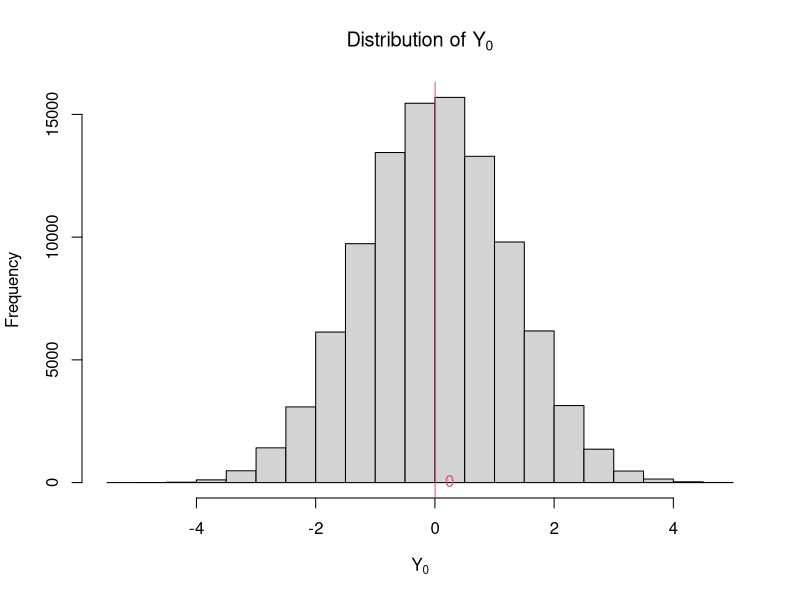
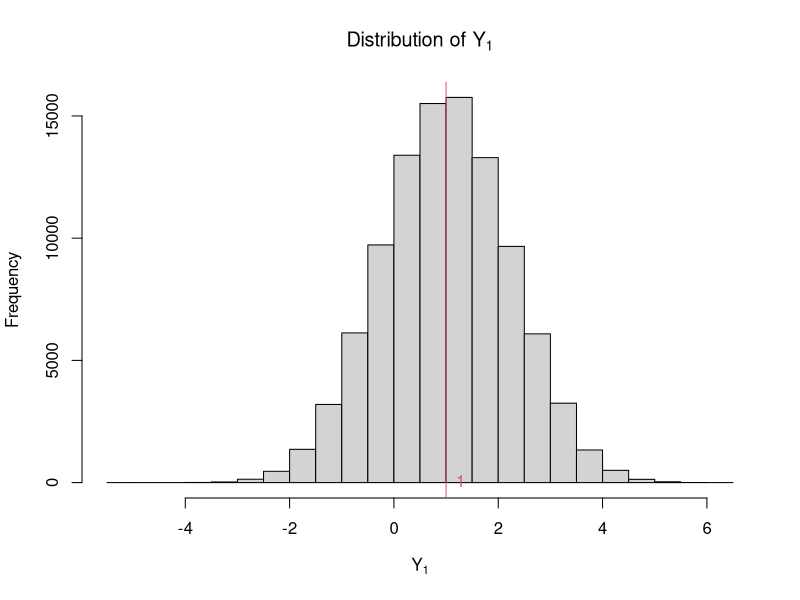
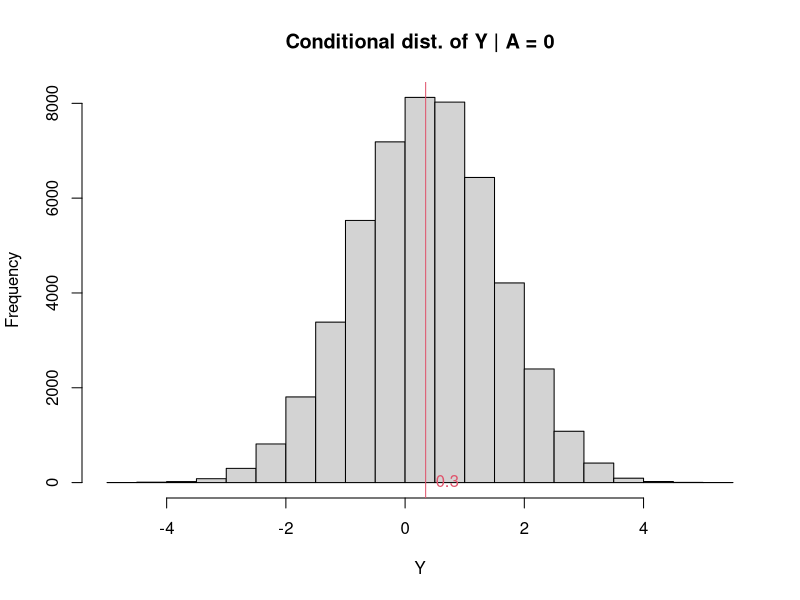
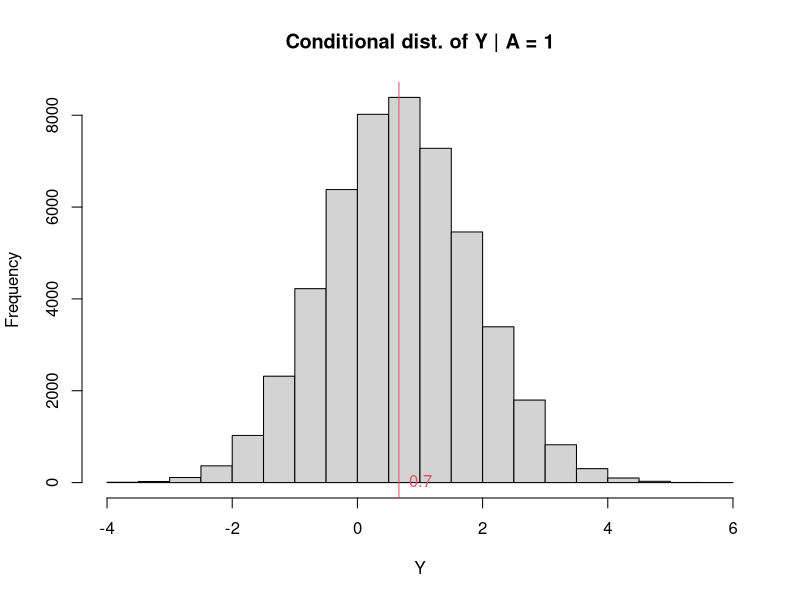

Reproduce these figures in R, in order.
## ---- chunk 1
# structural equation for W_1
# takes as input a vector U_W1 and returns a vector evaluating
# f_{W,1}(U_W1)
f_W1 <- function(U_W1){
    return(U_W1)
}

# structural equation for W_2
# takes as input a vector U_W2 and returns a vector evaluating
# f_{W,2}(U_W2)
f_W2 <- function(U_W2){
    return(U_W2)
}

# structural equation for A
f_A <- function(W_1, W_2, U_A){
    return(as.numeric(plogis(W_1 - W_2 + U_A) > 0.5))
}

# structural equation for Y
f_Y <- function(W_1, W_2, A, U_Y){
    return(-W_1 + W_2 + A - U_Y)
}
## ---- chunk 2
# function to draw n observations from an scm
# n = the number of observations to draw
# returns a data.frame with named columns
simObsSCM <- function(n){
    ## first we draw the errors
    # draw U_{W,1}
    U_W1 <- rbinom(n,1,0.5)
    # draw U_{W,2}
    U_W2 <- rbinom(n,1,0.5)
    # draw U_A
    U_A <- rnorm(n,0,1)
    # draw U_Y
    U_Y <- rnorm(n,0,1)

    ## now we can evaluate the observations sequentially
    # evaluate W_1
    W_1 <- f_W1(U_W1)
    #evaluate W_2
    W_2 <- f_W2(U_W2)
    # evaluate A
    A <- f_A(W_1 = W_1, W_2 = W_2, U_A = U_A)
    # evaluate Y
    Y <- f_Y(W_1 = W_1, W_2 = W_2, A = A, U_Y = U_Y)

    ## return a data.frame object
    out <- data.frame(W_1 = W_1, W_2 = W_2, A = A, Y = Y)
    return(out)
}

# try it out 
test <- simObsSCM(n = 100)
head(test)
## ---- chunk 3
# function that draws n observations from an SCM that is 
# intervened on to set A = setA
# n = number of observations
# setA = the value to set A equal to (0 or 1)
# returns a data.frame of coutnerfactual observations
simIntSCM <- function(n, setA = 1){
    ## first we draw the errors
    # draw U_{W,1}
    U_W1 <- rbinom(n,1,0.5)
    # draw U_{W,2}
    U_W2 <- rbinom(n,1,0.5)
    # draw U_A
    U_A <- rnorm(n,0,1)
    # draw U_Y
    U_Y <- rnorm(n,0,1)

    ## now we can evaluate the observations sequentially
    # evaluate W_1
    W_1 <- f_W1(U_W1)
    #evaluate W_2
    W_2 <- f_W2(U_W2)
    # we are now setting A = 1 for everyone
    A <- rep(setA, n)
    # evaluate Y with the set values of A
    Y <- f_Y(W_1 = W_1, W_2 = W_2, A = A, U_Y = U_Y)

    ## return a data.frame object
    out <- data.frame(W_1 = W_1, W_2 = W_2, A = A, Y = Y) 
    # lets rename the Y column to reflect the intervention
    colnames(out)[4] <- paste0("Y_",setA)
    return(out)
}

# try it out
test1 <- simIntSCM(n = 100, setA = 1)
head(test1)

# and with setA = 0
test0 <- simIntSCM(n = 100, setA = 0)
head(test0)
## ---- chunk 4
# simulate a big data set from he SCM on which we intervened to set A = 0
bigInt0 <- simIntSCM(n = 1e5, setA = 0)

# plot the distribution of Y_0
hist(bigInt0$Y_0,
    main = expression("Distribution of "*Y[0]),
    xlab = expression(Y[0]))

# approximate the (counterfactual) mean of Y_0
cfMeanY0 <- mean(bigInt0$Y_0)
# add it to the graph 
abline(v = cfMeanY0, col=2)
text(x = cfMeanY0, y = par()$xpd[1], col=2, 
    round(cfMeanY0,1),pos=4)

# simulate a big data set from the SCM on which we intervened to set A = 1
bigInt1 <- simIntSCM(n = 1e5, setA = 1)

# plot the distribution of Y_1
hist(bigInt1$Y_1,
    main = expression("Distribution of "*Y[1]),
    xlab = expression(Y[1]))

# approximate the (counterfactual) mean of Y_1
cfMeanY1 <- mean(bigInt1$Y_1)
# add it to the graph 
abline(v = cfMeanY1, col=2)
text(x = cfMeanY1, y = par()$xpd[1], col=2, 
    round(cfMeanY1,1),pos=4)
## ---- chunk 5
cfMeanY1 - cfMeanY0
## ---- chunk 6
# simulate large data set
bigObs <- simObsSCM(n = 1e5)
# plot a histogram of the conditional distribution of Y given A = 0 
hist(bigObs$Y[bigObs$A == 0], 
    main = "Conditional dist. of Y | A = 0",
    xlab = "Y")
# approximate the conditional mean of Y | A = 0 
condMeanY0 <- mean(bigObs$Y[bigObs$A == 0])
# add it to the graph
abline(v = condMeanY0, col=2)
text(x = condMeanY0, y = par()$xpd[1], col=2, 
    round(condMeanY0,1),pos=4)

# plot a histogram of the conditional distribution of Y given A = 1
hist(bigObs$Y[bigObs$A == 1], 
    main = "Conditional dist. of Y | A = 1",
    xlab = "Y")
# approximate the conditional mean of Y | A = 0 
condMeanY1 <- mean(bigObs$Y[bigObs$A == 1])
# add it to the graph
abline(v = condMeanY1, col=2)
text(x = condMeanY1, y = par()$xpd[1], col=2, 
    round(condMeanY1,1),pos=4)
## ---- chunk 7
condMeanY1 - condMeanY0
## ---- chunk 8
# write a loop to get mean of Y | A=1, W=w minus
# mean of Y | A = 0, W = w in each strata of W
out <- NULL
for(w1 in c(0,1)){
    for(w2 in c(0,1)){
        ateThisW <- with(bigObs,
            mean(Y[A == 1 & W_1==w1 & W_2==w2]) -
                mean(Y[A == 0 & W_1==w1 & W_2==w2])
            )
        pThisW <- with(bigObs,
            sum(W_1 == w1 & W_2 == w2)/nrow(bigObs)
            )
        out <- rbind(out, c(ateThisW, pThisW))
    }
}
out <- data.frame(out)
colnames(out) <- c("ate.w","p.w")

# let's look at the matrix we just made
out
## ---- chunk 9
sum(out$ate.w * out$p.w)
## ---- chunk 10
# this uses the same functions defined in section I
# for f_W1, f_W2, f_A, but we need to re-define f_Y
f_Y <- function(W_1, W_2, A, U_Y){
    W_1 + W_2 - W_1*W_2*A + 3*W_2*A - A + U_Y
}

## ---- chunk 11
# define a function that takes as input
# n = the number of observations to simulate
# strataTrt = the values of W_s to treat 
# return a data.frame according to the rule-specific intervened SCM 
simRuleIntSCM <- function(n, strataTrt){
    ## first we draw the errors
    # draw U_{W,1}
    U_W1 <- rbinom(n,1,0.5)
    # draw U_{W,2}
    U_W2 <- rbinom(n,1,0.5)
    # draw U_A
    U_A <- rnorm(n,0,1)
    # draw U_Y
    U_Y <- rnorm(n,0,1)

    ## now we can evaluate the observations sequentially
    # evaluate W_1
    W_1 <- f_W1(U_W1)
    #evaluate W_2
    W_2 <- f_W2(U_W2)
    # evaluate W_S
    W_S <- as.numeric(I(W_1 == 0 & W_2 == 0) + 2*I(W_1 == 0 & W_2 == 1) + 
        3*I(W_1 == 1 & W_2 == 0) + 4*I(W_1 == 1 & W_2 == 1))
    # set A according to strataTrt
    A <- as.numeric(W_S %in% strataTrt)

    # evaluate Y with the set values of A
    Y <- f_Y(W_1 = W_1, W_2 = W_2, A = A, U_Y = U_Y)

    ## return a data.frame object
    out <- data.frame(W_1 = W_1, W_2 = W_2, W_S = W_S, A = A, Yd = Y) 
    return(out)
}

# simulate data treating strata 1
ruleOnly1 <- simRuleIntSCM(n = 100, strataTrt = 1)
# take a peak
head(ruleOnly1)
# confirm that anyone with W_S == 1 has A = 1
all(ruleOnly1$A[ruleOnly1$WS==1] == 1)
# and that anyone without W_S == 1 has A = 0 
all(ruleOnly1$A[ruleOnly1$WS!=1] == 0)
## ---- chunk 12
# first create a list that contains all possible 
# subsets of strata. We do this using the combn function
strataList <- vector(mode="list", length=0)
for(i in 1:4){
    strataList <- c(strataList, 
        combn(1:4, i, simplify = FALSE))
}

# you can look at the list to see what this command
# did (omitted here for space)

# strataList

# write a function that computes E(Y_d)
getEYd <- function(strata, n=1e5){
    # simulate data according to rule
    dat <- simRuleIntSCM(n=n, strataTrt = strata)
    # calculate mean of Yd
    return(mean(dat$Yd))
}

# apply the function over strataList
allEYd <- unlist(lapply(strataList, getEYd))
# look at all the values for E(Y_d)
allEYd
# optimal rule is the smallest value of E(Y_d)
optIndex <- which(allEYd == min(allEYd))
# what rule is it 
strataList[optIndex]
## ---- chunk 13
simRuleObsSCM <- function(n){
    ## first we draw the errors
    # draw U_{W,1}
    U_W1 <- rbinom(n,1,0.5)
    # draw U_{W,2}
    U_W2 <- rbinom(n,1,0.5)
    # draw U_A
    U_A <- rnorm(n,0,1)
    # draw U_Y
    U_Y <- rnorm(n,0,1)

    ## now we can evaluate the observations sequentially
    # evaluate W_1
    W_1 <- f_W1(U_W1)
    #evaluate W_2
    W_2 <- f_W2(U_W2)
    # evaluate W_S
    W_S <- as.numeric(I(W_1 == 0 & W_2 == 0) + 2*I(W_1 == 0 & W_2 == 1) + 
        3*I(W_1 == 1 & W_2 == 0) + 4*I(W_1 == 1 & W_2 == 1))
    # evaluate A according to f_A 
    A <- f_A(W_1 = W_1, W_2 = W_2, U_A = U_A)

    # evaluate Y with the set values of A
    Y <- f_Y(W_1 = W_1, W_2 = W_2, A = A, U_Y = U_Y)

    ## return a data.frame object
    out <- data.frame(W_1 = W_1, W_2 = W_2, W_S = W_S, A = A, Y = Y) 
    return(out)
}
## ---- chunk 14
getBlip <- function(strata, n = 1e6){
    dat <- simRuleObsSCM(n = n)
    EY.A1.WS <- mean(dat$Y[dat$W_S %in% strata & dat$A==1])
    EY.A0.WS <- mean(dat$Y[dat$W_S %in% strata & dat$A==0])
    blip <- EY.A1.WS - EY.A0.WS 
    return(blip)
}

# now compute the blip for each strata
allBlips <- unlist(lapply(split(1:4,1:4), getBlip))
allBlips
# which strata have blip < 0
as.numeric(which(allBlips < 0))
